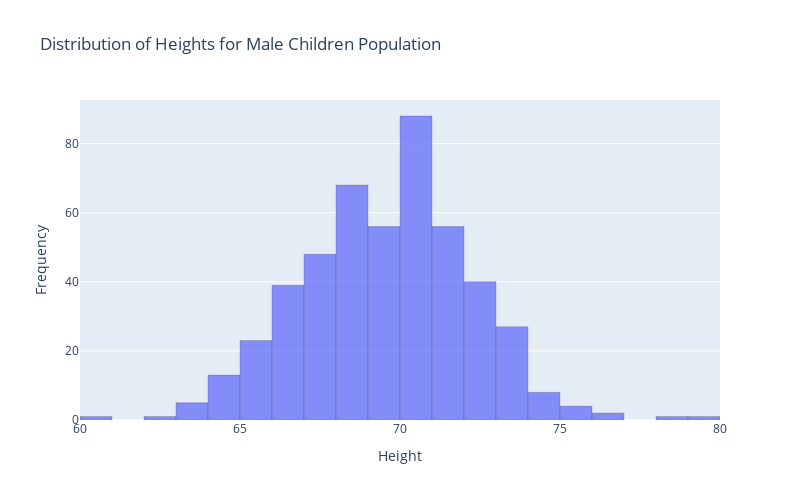

Notebook code cell kept with this figure:
### Code cell
# Create a histogram using Plotly
fig = px.histogram(male_children, x='childHeight', nbins=30, title="Distribution of Heights for Male Children Population")
fig.update_layout(
    xaxis_title='Height',
    yaxis_title='Frequency',
    width=800,
    height=500
)
fig.update_traces(opacity=0.75, marker=dict(line_width=0.25, line_color="black"))
fig.show()

### Figure 1 — Plotly figure (JSON) as saved in the notebook; plotly's stock layout.template omitted (floating-point values rounded to 4 significant figures; data arrays with more than 128 entries replaced by an {"elided": "..."} marker saying what was removed)
{"data": [{"bingroup": "x", "hovertemplate": "childHeight=%{x}<br>count=%{y}<extra></extra>", "legendgroup": "", "marker": {"color": "#636efa", "line": {"color": "black", "width": 0.25}, "pattern": {"shape": ""}}, "name": "", "nbinsx": 30, "opacity": 0.75, "orientation": "v", "showlegend": false, "type": "histogram", "x": {"elided": "481 float values"}, "xaxis": "x", "yaxis": "y"}], "layout": {"barmode": "relative", "height": 500, "legend": {"tracegroupgap": 0}, "title": {"text": "Distribution of Heights for Male Children Population"}, "width": 800, "xaxis": {"anchor": "y", "domain": [0, 1], "title": {"text": "Height"}}, "yaxis": {"anchor": "x", "domain": [0, 1], "title": {"text": "Frequency"}}}}
